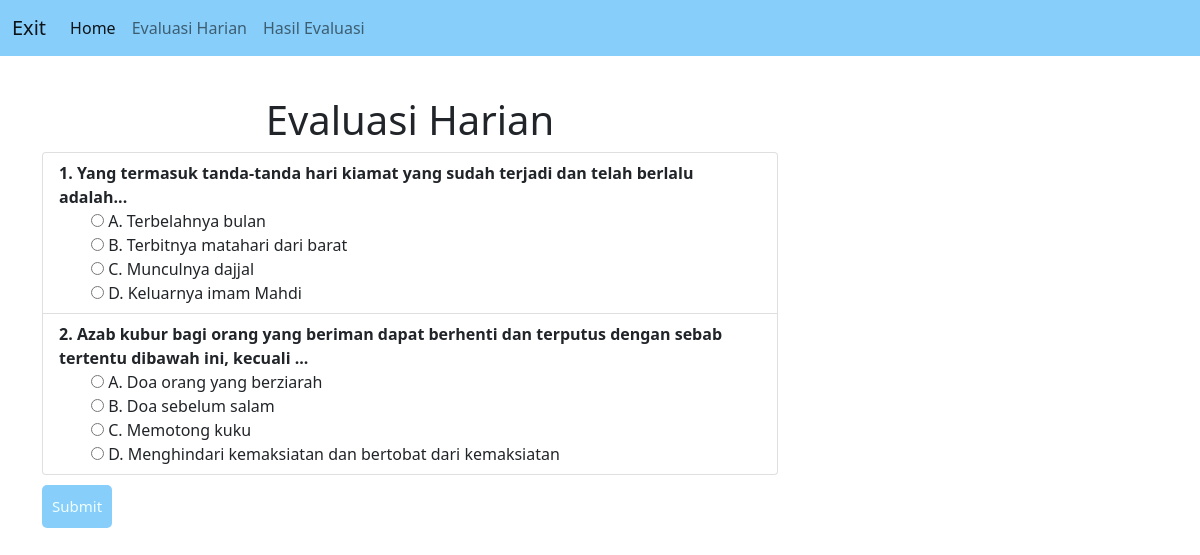
Page /EvaluasiHarian/ on the committed database.
### adminHSI/models.py (models this page shows, shortened)
class Soal (models.Model):
    question=models.TextField()
    option_one=models.CharField(max_length=200)
    option_two=models.CharField(max_length=200)
    option_three=models.CharField(max_length=200)
    option_four=models.CharField(max_length=200)
    kunci=models.CharField(max_length=1)
    class Meta:
        verbose_name_plural='Soals'

### PesertaHSI/views.py (the view, shortened to what this page needs)
# urls.py: path('EvaluasiHarian/',pv.soalUjian, name="soalUjian"),
def soalUjian(request):
    if request.method== "GET" :
        soals=Soal.objects.all().order_by('?')[:2]
        context={
            'soals':soals
        }
        return render(request,'pesertaHSI/soalUjian.html',context)

### PesertaHSI/templates/pesertaHSI/soalUjian.html (shortened to what this page needs)
{% extends "pesertaHSI/basePeserta.html" %}
{% block main %}
<div class="row">
    <div class="col-lg-8 col-lg-offset-2">
        <div class="panel panel-default">
            <div class="header">
                <h3 style="font-size: 40px;">Evaluasi Harian</h3>
            </div>
            <div>
            <form method="POST">
                <ul class="list-group">
                    {%for soal in soals %}
                        <li class="list-group-item">
                            <strong>{{forloop.counter}}. {{soal.question}}</strong>
                            <ul class="radio">
                                <input type="radio" name="Choice{{forloop.counter}}" value="A"> {{soal.option_one}} </input><br>
                                <input type="radio" name="Choice{{forloop.counter}}" value="B"> {{soal.option_two}} </input><br>
                                <input type="radio" name="Choice{{forloop.counter}}" value="C"> {{soal.option_three}}</input><br>
                                <input type="radio" name="Choice{{forloop.counter}}" value="D"> {{soal.option_four}} </input>
                            </ul>
                        </li>
                    {%endfor%}
                </ul>
            <button type="submit" class="buttonsubmit">Submit</button>
            </form>
        </div>
    </div>
</div>
{% endblock %}

### PesertaHSI/templates/pesertaHSI/basePeserta.html (style rules this page uses)
.header { text-align: center; margin-top: 40px; }
.buttonsubmit { background-color: lightskyblue; border:none; color: azure; padding: 10px; border-radius: 5px; transition-duration: 0.3s; font-size: 15px; margin: left; margin-top: 10px; text-decoration: none; }

### rows in the picture
Soal: question "Yang termasuk tanda-tanda hari kiamat yang sudah terjadi dan telah berlalu adalah...", option_one "A. Terbelahnya bulan", option_two "B. Terbitnya matahari dari barat", option_three "C. Munculnya dajjal", option_four "D. Keluarnya imam Mahdi"
Soal: question "Azab kubur bagi orang yang beriman dapat berhenti dan terputus dengan sebab tertentu dibawah ini, kecuali ...", option_one "A. Doa orang yang berziarah", option_two "B. Doa sebelum salam", option_three "C. Memotong kuku", option_four "D. Menghindari kemaksiatan dan bertobat dari kemaksiatan"
